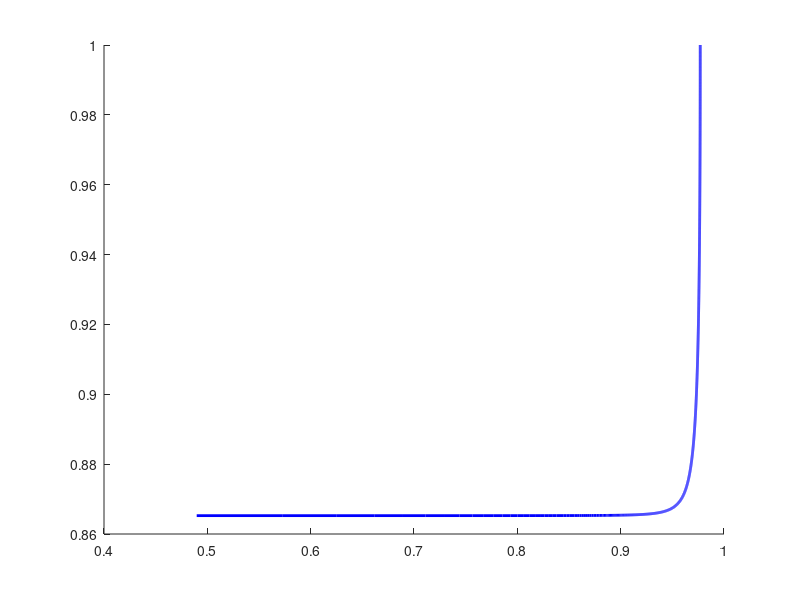

This chart was generated by the following MATLAB code:
% se = load('sigma_ea_4096.dat');
% sr = load('sigma_re_900.dat');

hold on
% plot(se(:,1),se(:,2)-0.5,'--b')
% plot(sr(:,1),sr(:,2),'--m')

% tref = fzero(@(t)3*h1*sin(w*t)^2+(h1*cos(w*t)+h0)*cos(w*t),0.31);
tref = 0.314563;

p0 = 0.025;
h0 = .375; h1 = .125; w = 4*pi;

h = @(t) h1*cos(w*t) + h0;
dh = @(t) -w*h1*sin(w*t);

SIG = @(t) 1-sqrt(p0*h(t).^3./dh(t)) ;

%% CREA MALLA PARA INTERPOLACION de H(SIGMA)

Tp = linspace(0.250076,tref,2000);
HH = h(Tp); SS = SIG(Tp);

hIN = @(s) interp1(SS,HH,s);

%%

FSIG = @(t,s) 0.5*( (1-s).^2.*dh(t) - p0*h(t).^3 ) ./ ( (s-1).*(hIN(s)-h(t)) ) ;

yyh = h(Tp)'/h(tref);
xxh = SIG(Tp)';

Tp = linspace(0.250079,tref,1000);
plot(xxh,yyh,'-b','LineWidth',2); 

%ylim([0.5 1]); xlim([0.2 0.76])


% tref = 0.31483;
% TINT = linspace(tref,TFIN,500);
% [aux,sigNUM] = ode23(FSIG,TINT,SIG(tref));
% 
% plot(aux,sigNUM,'-b','LineWidth',2);